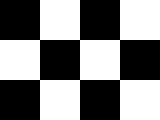
#> input picture problem-set-04/input/check.bmp, 160 x 120 px
$ python -i gradient_util.py   (imports and definitions only)   (older library calls are emulated)
#> lines starting #> are read from the running program, lines starting #| are printed output that depends on the picture; after the words box and inside, x2 and y2 are one past the last pixel; in counts of white or black regions, pixels touching at a corner belong together
import cv2
import numpy as np


def calc_grad(img, direction="x", ksize=3, norm=False):
    grad = None
    if direction == "x":
        grad = cv2.Sobel(img, cv2.CV_64F, 1, 0, ksize)
    elif direction == "y":
        grad = cv2.Sobel(img, cv2.CV_64F, 0, 1, ksize)
    if norm:
        grad = cv2.normalize(grad, grad, 0, 255, cv2.NORM_MINMAX, dtype=cv2.CV_8U)
    return grad


def calc_grad_orientation(Ix, Iy):
    return np.arctan2(Iy, Ix)


def calc_grad_magnitude(Ix, Iy):
    return np.sqrt(Ix ** 2 + Iy ** 2)

>>> import cv2
>>> picture = cv2.imread('input/check.bmp')
#> picture is the input picture: shape (120, 160, 3); 50% white; 1 white region, box (x1, y1, x2, y2) and area: (0, 0, 160, 120) 9600
>>> result = calc_grad(picture)
#> in calc_grad, `grad = cv2.Sobel(img, cv2.CV_64F, 1, 0, ksize)`:
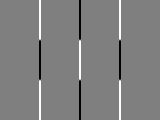
#> grad: shape (120, 160, 3) float64; min -1020, max 1020, mean 4.2; drawn with min black and max white
